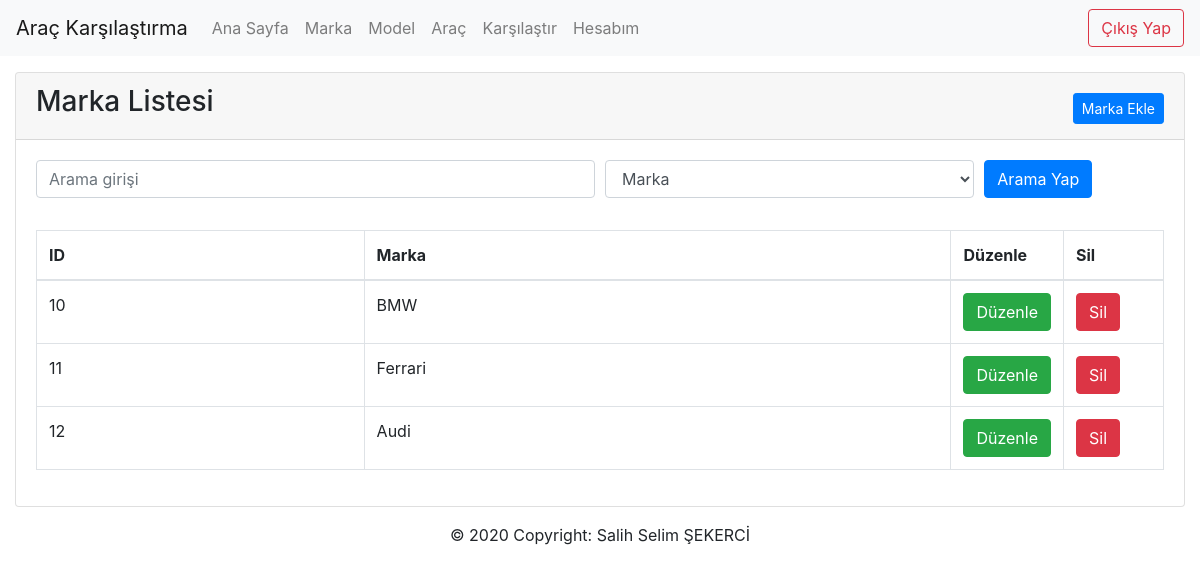
The app's page /anaklasor/marka-listesi.php with its own data.
### tables this page shows
CREATE TABLE `marka` (
  `id` int(11) NOT NULL,
  `marka` varchar(11) NOT NULL
);

### anaklasor/marka-listesi.php (the view, shortened to what this page needs)
<!doctype html>
<html lang="tr">
<?php include("./assets/head.php") ?>
<?php include("./assets/nav.php");
if (isset($_GET['text']) && !empty($_GET['text'])) {
    $text = $_GET['text'];
    $markaSor = $db->prepare("SELECT * FROM  marka WHERE marka LIKE '%" . $text . "%'");
    $markaSor->execute();
} else {
    $markaSor = $db->prepare("SELECT * FROM  marka");
    $markaSor->execute();
}
?>
<body class="">
    <div class="container-fluid">
        <div class="card">
            <div class="card-header">
                <div class="d-flex justify-content-between">
                    <h3>Marka Listesi</h3>
                    <div class="ekle text-right mt-2">
                        <a href="marka-ekle.php" class="btn btn-sm btn-primary">Marka Ekle</a>
                    </div>
                </div>
            </div>
            <div class="card-body table-responsive">
                <form method="GET">
                    <div class="form-row">
                        <div class="form-group col-md-6">
                            <input type="text" name="text" class="form-control" placeholder="Arama girişi">
                        </div>
                        <div class="form-group col-md-4">
                            <select id="inputState" name="tur" class="form-control">
                                <option value="marka" selected>Marka</option>
                            </select>
                        </div>
                        <div class="form-group col-md-2">
                            <button class="btn btn-primary">Arama Yap</button>
                        </div>
                    </div>
                </form>
                <table class="table table-hover table-bordered">
                    <thead>
                        <tr>
                            <th>ID</th>
                            <th>Marka</th>
                            <th width=100>Düzenle</th>
                            <th width=100>Sil</th>
                        </tr>
                    </thead>
                    <tbody>
                        <?php
                        while ($markaCek = $markaSor->fetch(PDO::FETCH_ASSOC)) { ?>
                            <tr>
                                <td><?= $markaCek['id'] ?></td>
                                <td><?= $markaCek['marka'] ?></td>
                                <td><a href="marka-duzenle.php?id=<?= $markaCek['id'] ?>" class="btn btn-success">Düzenle</a></td>
                                <td><button class="btn btn-danger" onclick="silBtn(<?= $markaCek['id'] ?>,'<?= $markaCek['marka'] ?>')">Sil</button></td>
                            </tr>
                        <?php } ?>
                    </tbody>
                </table>
            </div>
        </div>
    </div>
    <?php
    include("./assets/footer.php");
    ?>
</body>
</html>

### records on screen
marka: id "10", marka "BMW"
marka: id "11", marka "Ferrari"
marka: id "12", marka "Audi"
